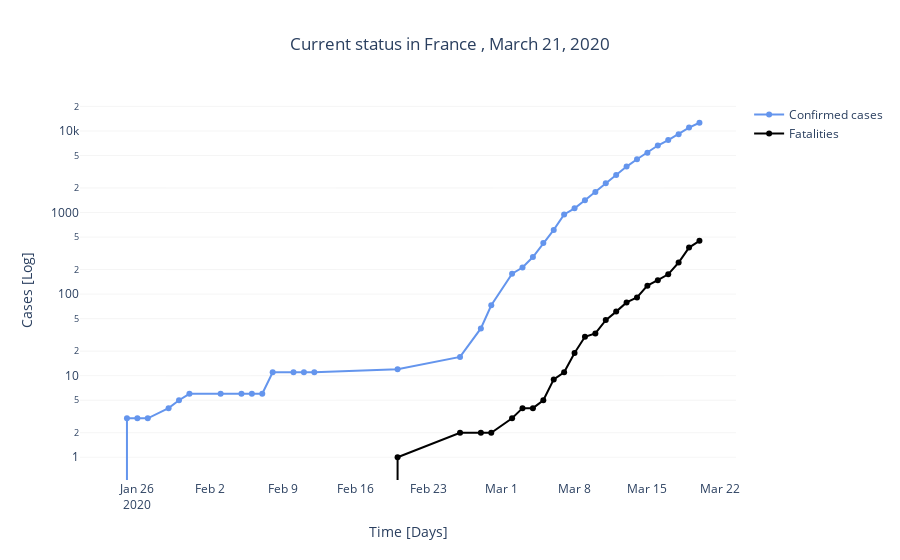

Notebook cell for this chart:
### Code cell
dplot.disp_cumulative(df_fr, 'France')
